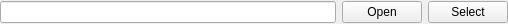
<?xml version="1.0" encoding="UTF-8"?>
<ui version="4.0">
 <class>QDirectoryPickerWidgetClass</class>
 <widget class="QWidget" name="QDirectoryPickerWidgetClass">
  <property name="geometry">
   <rect>
    <x>0</x>
    <y>0</y>
    <width>508</width>
    <height>24</height>
   </rect>
  </property>
  <property name="windowTitle">
   <string>QDirectoryPickerWidget</string>
  </property>
  <layout class="QHBoxLayout" name="horizontalLayout">
   <property name="leftMargin">
    <number>0</number>
   </property>
   <property name="topMargin">
    <number>0</number>
   </property>
   <property name="rightMargin">
    <number>0</number>
   </property>
   <property name="bottomMargin">
    <number>0</number>
   </property>
   <item>
    <widget class="QLineEdit" name="lineDirectory">
     <property name="readOnly">
      <bool>true</bool>
     </property>
    </widget>
   </item>
   <item>
    <widget class="QPushButton" name="buttonOpenDirectory">
     <property name="toolTip">
      <string>Opens the currently selected directory</string>
     </property>
     <property name="text">
      <string>Open</string>
     </property>
     <property name="icon">
      <iconset theme="QIcon::ThemeIcon::FolderOpen"/>
     </property>
    </widget>
   </item>
   <item>
    <widget class="QPushButton" name="buttonSelectDirectory">
     <property name="toolTip">
      <string>Opens a dialog to select a new directory</string>
     </property>
     <property name="text">
      <string>Select</string>
     </property>
     <property name="icon">
      <iconset theme="QIcon::ThemeIcon::FolderNew"/>
     </property>
    </widget>
   </item>
  </layout>
 </widget>
 <layoutdefault spacing="6" margin="11"/>
 <resources/>
 <connections/>
</ui>
